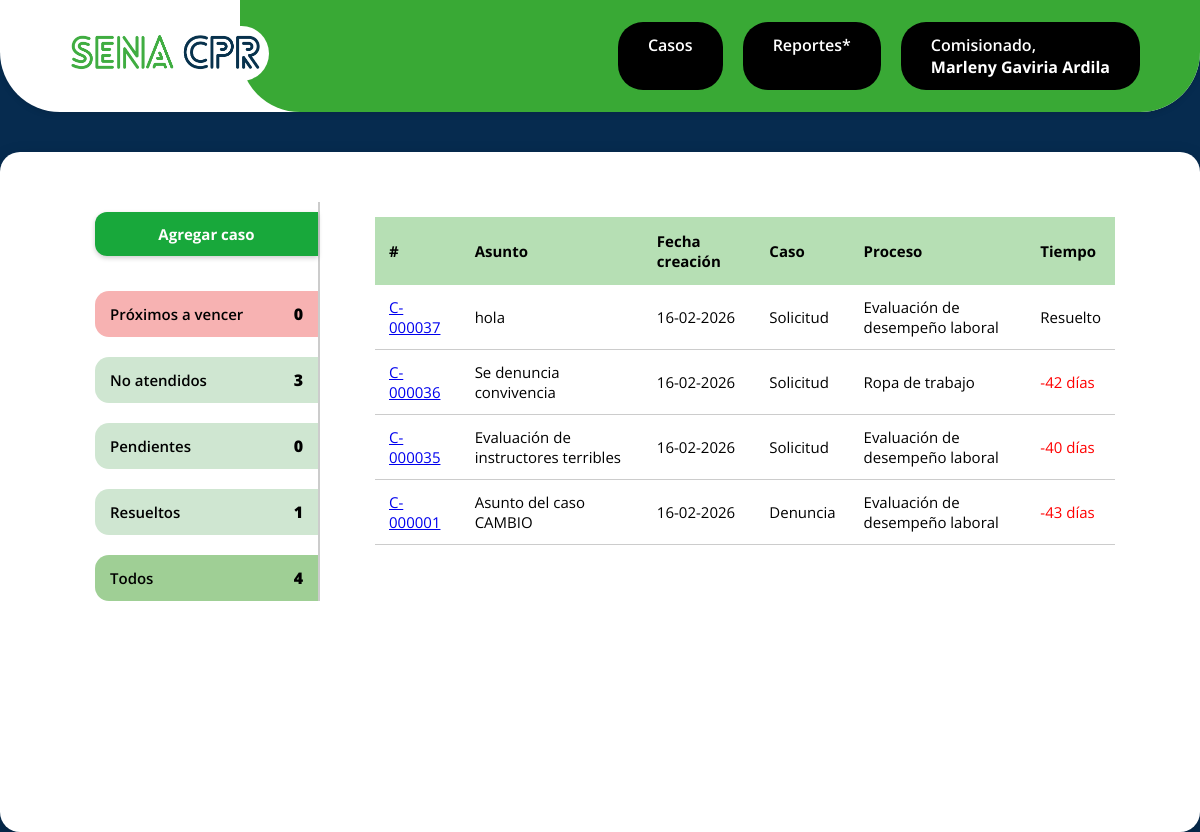
/public/gestionar.php (signed in), run on the app's committed database.
### tables this page shows
CREATE TABLE `casos` (
  `id` int(11) NOT NULL,
  `numero_caso` varchar(20) NOT NULL,
  `tipo_caso_id` int(11) NOT NULL,
  `tipo_proceso_id` int(11) NOT NULL,
  `radicado_sena` varchar(10) DEFAULT NULL,
  `asunto` varchar(200) NOT NULL,
  `detalles` text NOT NULL,
  `estado` enum('Atendido','No atendido','Pendiente') DEFAULT 'Pendiente',
  `asignado_a` int(11) DEFAULT NULL,
  `fecha_creacion` datetime DEFAULT current_timestamp(),
  `fecha_cierre` datetime DEFAULT NULL
);

CREATE TABLE `tipos_caso` (
  `id` int(11) NOT NULL,
  `nombre` varchar(50) NOT NULL
);

CREATE TABLE `tipos_proceso` (
  `id` int(11) NOT NULL,
  `nombre` varchar(50) NOT NULL,
  `estado` tinyint(1) DEFAULT 1
);

### app/controllers/CasoController.php (called while the page is built, shortened)
<?php
require_once __DIR__ . '/../models/Caso.php';
class CasoController
{
    public function gestionarFiltrado()
    {
        $comisionado_id = $_SESSION['user']['id'];
        $casos_todos_comisionado = Caso::getByComisionado($comisionado_id);
        $casos_proximos = [];
        $casos_no_atendidos = array_filter($casos_todos_comisionado, fn($c) => $c['estado'] === 'No atendido');
        $casos_pendiente    = array_filter($casos_todos_comisionado, fn($c) => $c['estado'] === 'Pendiente');
        $casos_resueltos    = array_filter($casos_todos_comisionado, fn($c) => $c['estado'] === 'Atendido');
        $casos_todos        = $casos_todos_comisionado;
        $filtro = $_GET['filtro'] ?? 'todos';
        switch ($filtro) {
            case 'todos':
            default:
                $casos = $casos_todos;
                break;
        }
        require __DIR__ . '/../views/comisionado/gestionar.php';
    }
}

### app/models/Caso.php (called while the page is built, shortened)
<?php
class Caso
{
    private static function db()
    {
        static $db = null;
        if ($db === null) {
            $db = new PDO("mysql:host=localhost;dbname=project-cpr;charset=utf8", "root", "");
            $db->setAttribute(PDO::ATTR_ERRMODE, PDO::ERRMODE_EXCEPTION);
        }
        return $db;
    }
    public static function getByComisionado($comisionado_id)
    {
        $sql = "
        SELECT c.*, tc.nombre AS tipo_caso_nombre, tp.nombre AS tipo_proceso_nombre
        FROM casos c
        JOIN tipos_caso tc ON tc.id = c.tipo_caso_id
        JOIN tipos_proceso tp ON tp.id = c.tipo_proceso_id
        WHERE c.asignado_a = :comisionado_id
        ORDER BY c.id DESC
    ";
        $stmt = self::db()->prepare($sql);
        $stmt->execute([':comisionado_id' => $comisionado_id]);
        return $stmt->fetchAll(PDO::FETCH_ASSOC);
    }
}

### app/views/comisionado/gestionar.php (the view, shortened to what this page needs)
<!DOCTYPE html>
<html lang="en">
<head>
    <link rel="stylesheet" href="/project-cpr/public/assets/css/globals/base.css">
    <link rel="stylesheet" href="/project-cpr/public/assets/css/comisionado/gestionar.css">
</head>
<body class="private">
    <?php include(__DIR__ . '/../components/header_comisionado.php'); ?>
    <div class="main-content">
        <div class="dashboard-container">
            <?php
            $filtro_actual = $_GET['filtro'] ?? 'todos';
            ?>
            <aside class="sidebar">
                <button class="btn-agregar">Agregar caso</button>
                <a href="?filtro=proximos" class="btn-sidebar urgente <?= $filtro_actual === 'proximos' ? 'active' : '' ?>">
                    <span>Próximos a vencer</span>
                    <span class="num"><?= count($casos_proximos) ?></span>
                </a>
                <a href="?filtro=no_atendido" class="btn-sidebar <?= $filtro_actual === 'no_atendido' ? 'active' : '' ?>">
                    <span>No atendidos</span>
                    <span class="num"><?= count($casos_no_atendidos) ?></span>
                </a>
                <a href="?filtro=pendiente" class="btn-sidebar <?= $filtro_actual === 'pendiente' ? 'active' : '' ?>">
                    <span>Pendientes</span>
                    <span class="num"><?= count($casos_pendiente) ?></span>
                </a>
                <a href="?filtro=resueltos" class="btn-sidebar <?= $filtro_actual === 'resueltos' ? 'active' : '' ?>">
                    <span>Resueltos</span>
                    <span class="num"><?= count($casos_resueltos) ?></span>
                </a>
                <a href="?filtro=todos" class="btn-sidebar <?= $filtro_actual === 'todos' ? 'active' : '' ?>">
                    <span>Todos</span>
                    <span class="num"><?= count($casos_todos) ?></span>
                </a>
            </aside>
            <section class="dashboard-content">
                <div class="table-container">
                    <table class="cases-table">
                        <thead>
                            <tr>
                                <th>#</th>
                                <th>Asunto</th>
                                <th>Fecha creación</th>
                                <th>Caso</th>
                                <th>Proceso</th>
                                <th>Tiempo</th>
                            </tr>
                        </thead>
                        <tbody>
                            <?php if (!empty($casos)): ?>
                                <?php foreach ($casos as $caso): ?>
                                    <tr>
                                        <td>
                                            <a href="/project-cpr/public/caso.php?id=<?= $caso['id'] ?>">
                                                <?= htmlspecialchars($caso['numero_caso']) ?>
                                            </a>
                                        </td>
                                        <td><?= htmlspecialchars($caso['asunto']) ?></td>
                                        <td><?= date("d-m-Y", strtotime($caso['fecha_creacion'] ?? '')) ?></td>
                                        <td><?= htmlspecialchars($caso['tipo_caso_nombre']) ?></td>
                                        <td><?= htmlspecialchars($caso['tipo_proceso_nombre']) ?></td>
                                        <td>
                                            <?php
                                            if ($caso['estado'] === 'Atendido') {
                                                echo "Resuelto";
                                            } else {
                                                if (!empty($caso['fecha_cierre'])) {
                                                    $fecha_cierre = new DateTime($caso['fecha_cierre']);
                                                    $hoy = new DateTime();
                                                    $interval = $hoy->diff($fecha_cierre);
                                                    $dias_restantes = (int)$interval->format('%r%a');
                                                    if ($dias_restantes < 0) {
                                                        echo "<span style='color:red;'>$dias_restantes días</span>";
                                                    } else {
                                                        echo "$dias_restantes días";
                                                    }
                                                } else {
                                                    echo "Sin fecha";
                                                }
                                            }
                                            ?>
                                        </td>
                                    </tr>
                                <?php endforeach; ?>
                            <?php else: ?>
                                <tr>
                                    <td colspan="6">No hay casos para este filtro.</td>
                                </tr>
                            <?php endif; ?>
                        </tbody>
                    </table>
                </div>
            </section>
        </div>
    </div>
</body>
</html>

### public/assets/css/globals/base.css (style rules this page uses)
* { margin: 0; padding: 0; box-sizing: border-box; font-family: 'Open Sans', sans-serif; }
html, body { color: #fff; height: 100%; min-height: 100%; background-color: #062b4f; overscroll-behavior: none; }
.main-content { background-color: #ffffff; min-height: calc(100vh - 120px); margin: 40px auto; padding: 20px; border-radius: 20px; box-shadow: 0 8px 20px rgba(0, 0, 0, 0.2); max-width: 2000px; }

### public/assets/css/comisionado/gestionar.css (style rules this page uses)
.dashboard-container { display: flex; gap: 40px; padding: 30px 40px; }
.sidebar { width: 260px; display: flex; flex-direction: column; gap: 20px; padding-top: 10px; padding-left: 35px; border-right: 2px solid #ccc; }
.btn-sidebar { width: 100%; display: flex; justify-content: space-between; align-items: center; padding: 12px 15px; border: none; border-top-left-radius: 14px; border-bottom-left-radius: 14px; font-size: 15px; font-weight: 600; cursor: pointer; transition: 0.2s ease; color: #000; text-decoration: none; background-color: #cfe6d1; }
.btn-sidebar.active { background-color: #9fcf95; }
.btn-sidebar.urgente { background-color: #f7b2b2; color: #000; }
.btn-sidebar .num { font-weight: 800; font-size: 16px; }
.btn-agregar { background-color: #18A83B; color: #fffdfd; font-weight: 700; border: none; padding: 12px 15px; border-radius: 12px 0 0 12px; cursor: pointer; font-size: 15px; text-align: center; transition: 0.2s ease-in-out; box-shadow: 0 2px 5px rgba(0,0,0,0.2); }
.sidebar .btn-agregar { margin-bottom: 15px; }
.dashboard-content { flex: 1; padding: 15px; }
.table-container { width: 100%; overflow-y: auto; max-height: 550px; border-radius: 0px; padding-right: 10px; }
.cases-table { width: 100%; border-collapse: collapse; font-size: 15px; color: #000; border-radius: 0; }
.cases-table thead { background-color: #b6dfb4; font-weight: 700; }
.cases-table th { padding: 14px; text-align: left; font-size: 15px; background-color: #b6dfb4; }
.cases-table tbody tr { border-bottom: 1px solid #ccc; }
.cases-table td { padding: 12px 14px; }

### data on the page
casos: numero_caso "C-000037", asunto "hola", fecha_creacion "16-02-2026", tipo_caso.nombre "Solicitud", tipo_proceso.nombre "Evaluación de desempeño laboral", estado "Resuelto"
casos: numero_caso "C-000036", asunto "Se denuncia convivencia", fecha_creacion "16-02-2026", tipo_caso.nombre "Solicitud", tipo_proceso.nombre "Ropa de trabajo"
casos: numero_caso "C-000035", asunto "Evaluación de instructores terribles", fecha_creacion "16-02-2026", tipo_caso.nombre "Solicitud", tipo_proceso.nombre "Evaluación de desempeño laboral"
casos: numero_caso "C-000001", asunto "Asunto del caso CAMBIO", fecha_creacion "16-02-2026", tipo_caso.nombre "Denuncia", tipo_proceso.nombre "Evaluación de desempeño laboral"

### other printed values
$_SESSION['user']['username'] "Marleny Gaviria Ardila"
count($casos_proximos) "0"
count($casos_no_atendidos) "3"
count($casos_pendiente) "0"
count($casos_resueltos) "1"
count($casos_todos) "4"
